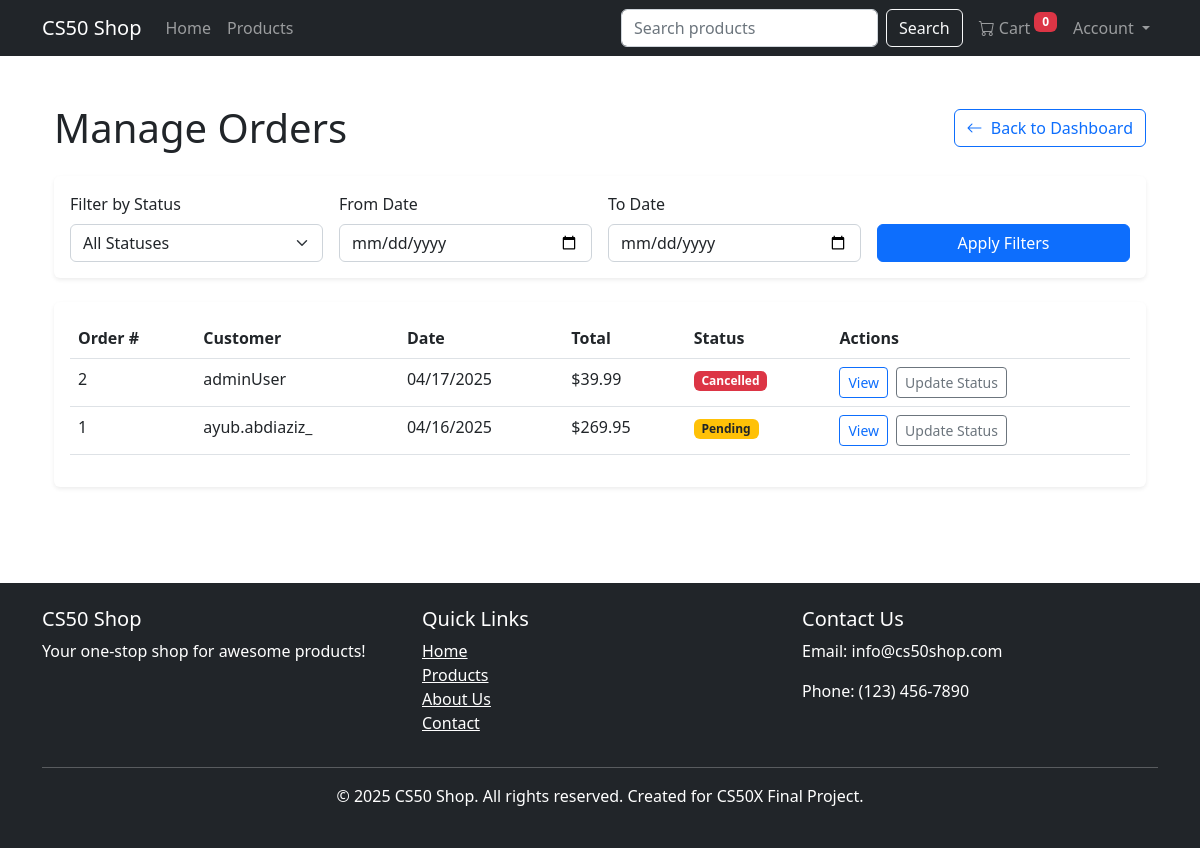
/admin/orders (signed in), run on the app's committed database.
### tables this page shows
CREATE TABLE orders (
    id INTEGER PRIMARY KEY AUTOINCREMENT,
    user_id INTEGER NOT NULL,
    total REAL NOT NULL,
    name TEXT NOT NULL,
    email TEXT NOT NULL,
    address TEXT NOT NULL,
    city TEXT NOT NULL,
    state TEXT NOT NULL,
    zip TEXT NOT NULL,
    payment_method TEXT NOT NULL,
    status TEXT NOT NULL,
    created_at TIMESTAMP DEFAULT CURRENT_TIMESTAMP,
    FOREIGN KEY (user_id) REFERENCES users (id)
);

CREATE TABLE users (
    id INTEGER PRIMARY KEY AUTOINCREMENT,
    username TEXT NOT NULL UNIQUE,
    password TEXT NOT NULL,
    email TEXT NOT NULL UNIQUE,
    is_admin INTEGER DEFAULT 0,
    created_at TIMESTAMP DEFAULT CURRENT_TIMESTAMP
);

### app.py (the view, shortened to what this page needs)
@app.route("/admin/orders")
@login_required
@admin_required
def admin_orders():
    status = request.args.get('status')
    date_from = request.args.get('date_from')
    date_to = request.args.get('date_to')
    query = """SELECT o.*, u.username
             FROM orders o
             JOIN users u ON o.user_id = u.id"""
    params = []
    if status:
        query += " WHERE o.status = ?"
        params.append(status)
    query += " ORDER BY o.created_at DESC"
    db.execute(query, params)
    orders = db.fetchall()
    from datetime import datetime
    orders_list = [dict(order) for order in orders]
    for order in orders_list:
        if order['created_at'] and isinstance(order['created_at'], str):
            try:
                order['created_at'] = datetime.strptime(order['created_at'], '%Y-%m-%d %H:%M:%S')
            except ValueError:
                order['created_at'] = datetime.strptime(order['created_at'].split('.')[0], '%Y-%m-%d %H:%M:%S')
    return render_template("admin/orders.html", orders=orders_list, status=status, date_from=date_from, date_to=date_to)

### app.py (called while the page is built)
@app.after_request
def after_request(response):
    response.headers["Cache-Control"] = "no-cache, no-store, must-revalidate"
    response.headers["Expires"] = 0
    response.headers["Pragma"] = "no-cache"
    return response

### helpers.py (called while the page is built)
def login_required(f):
    @wraps(f)
    def decorated_function(*args, **kwargs):
        if session.get("user_id") is None:
            flash("Please log in to access this page", "warning")
            return redirect(url_for("login"))
        return f(*args, **kwargs)
    return decorated_function

def admin_required(f):
    @wraps(f)
    def decorated_function(*args, **kwargs):
        if not session.get("is_admin"):
            flash("You don't have permission to access this page", "danger")
            return redirect(url_for("index"))
        return f(*args, **kwargs)
    return decorated_function

### templates/admin/orders.html (shortened to what this page needs)
{% extends "layout.html" %}
{% block main %}
    <div class="container py-4">
        <div class="d-flex justify-content-between align-items-center mb-4">
            <h1 class="mb-0">Manage Orders</h1>
            <a href="/admin/dashboard" class="btn btn-outline-primary">
                <i class="bi bi-arrow-left me-1"></i> Back to Dashboard
            </a>
        </div>
        <div class="card border-0 shadow-sm mb-4">
            <div class="card-body">
                <form action="/admin/orders" method="get" class="row g-3">
                    <div class="col-md-3">
                        <label for="status" class="form-label">Filter by Status</label>
                        <select class="form-select" id="status" name="status">
                            <option value="">All Statuses</option>
                        </select>
                    </div>
                    <div class="col-md-3">
                        <label for="date_from" class="form-label">From Date</label>
                        <input type="date" class="form-control" id="date_from" name="date_from" value="{{ date_from }}">
                    </div>
                    <div class="col-md-3">
                        <label for="date_to" class="form-label">To Date</label>
                        <input type="date" class="form-control" id="date_to" name="date_to" value="{{ date_to }}">
                    </div>
                    <div class="col-md-3 d-flex align-items-end">
                        <button type="submit" class="btn btn-primary w-100">Apply Filters</button>
                    </div>
                </form>
            </div>
        </div>
        <div class="card border-0 shadow-sm">
            <div class="card-body">
                {% if orders %}
                <div class="table-responsive">
                    <table class="table table-hover">
                        <thead>
                            <tr>
                                <th>Order #</th>
                                <th>Customer</th>
                                <th>Date</th>
                                <th>Total</th>
                                <th>Status</th>
                                <th>Actions</th>
                            </tr>
                        </thead>
                        <tbody>
                            {% for order in orders %}
                            <tr>
                                <td>{{ order.id }}</td>
                                <td>{{ order.username }}</td>
                                <td>{{ order.created_at.strftime('%m/%d/%Y') }}</td>
                                <td>${{ order.total | round(2) }}</td>
                                <td>
                                    {% if order.status == 'pending' %}
                                    <span class="badge bg-warning text-dark">Pending</span>
                                    {% elif order.status == 'processing' %}
                                    <span class="badge bg-info">Processing</span>
                                    {% elif order.status == 'shipped' %}
                                    <span class="badge bg-primary">Shipped</span>
                                    {% elif order.status == 'delivered' %}
                                    <span class="badge bg-success">Delivered</span>
                                    {% elif order.status == 'cancelled' %}
                                    <span class="badge bg-danger">Cancelled</span>
                                    {% endif %}
                                </td>
                                <td>
                                    <div class="d-flex">
                                        <a href="/admin/orders/{{ order.id }}" class="btn btn-sm btn-outline-primary me-2">View</a>
                                        <button type="button" class="btn btn-sm btn-outline-secondary" data-bs-toggle="modal" data-bs-target="#updateStatusModal{{ order.id }}">
                                            Update Status
                                        </button>
                                    </div>
                                </td>
                            </tr>
                            {% endfor %}
                        </tbody>
                    </table>
                </div>
                {% else %}
                <div class="alert alert-info mb-0">
                    <i class="bi bi-info-circle me-2"></i> No orders found matching your criteria.
                </div>
                {% endif %}
            </div>
        </div>
    </div>
{% endblock %}

### static/css/styles.css (style rules this page uses)
body { min-height: 100vh; display: flex; flex-direction: column; font-family: 'Segoe UI', Tahoma, Geneva, Verdana, sans-serif; }

### data on the page
orders: id "2", username "adminUser", created_at "04/17/2025", total "39.99", status "Cancelled"
orders: id "1", username "ayub.abdiaziz_", created_at "04/16/2025", total "269.95", status "Pending"
